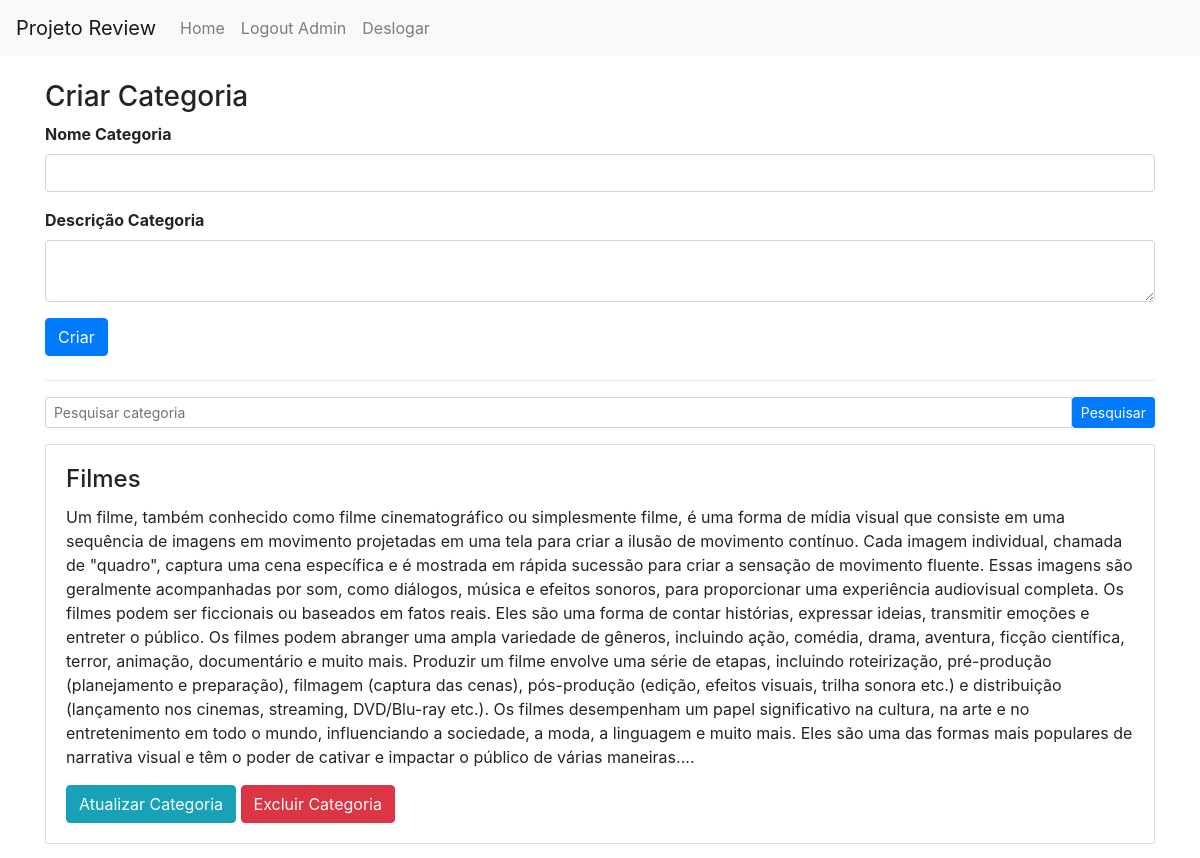
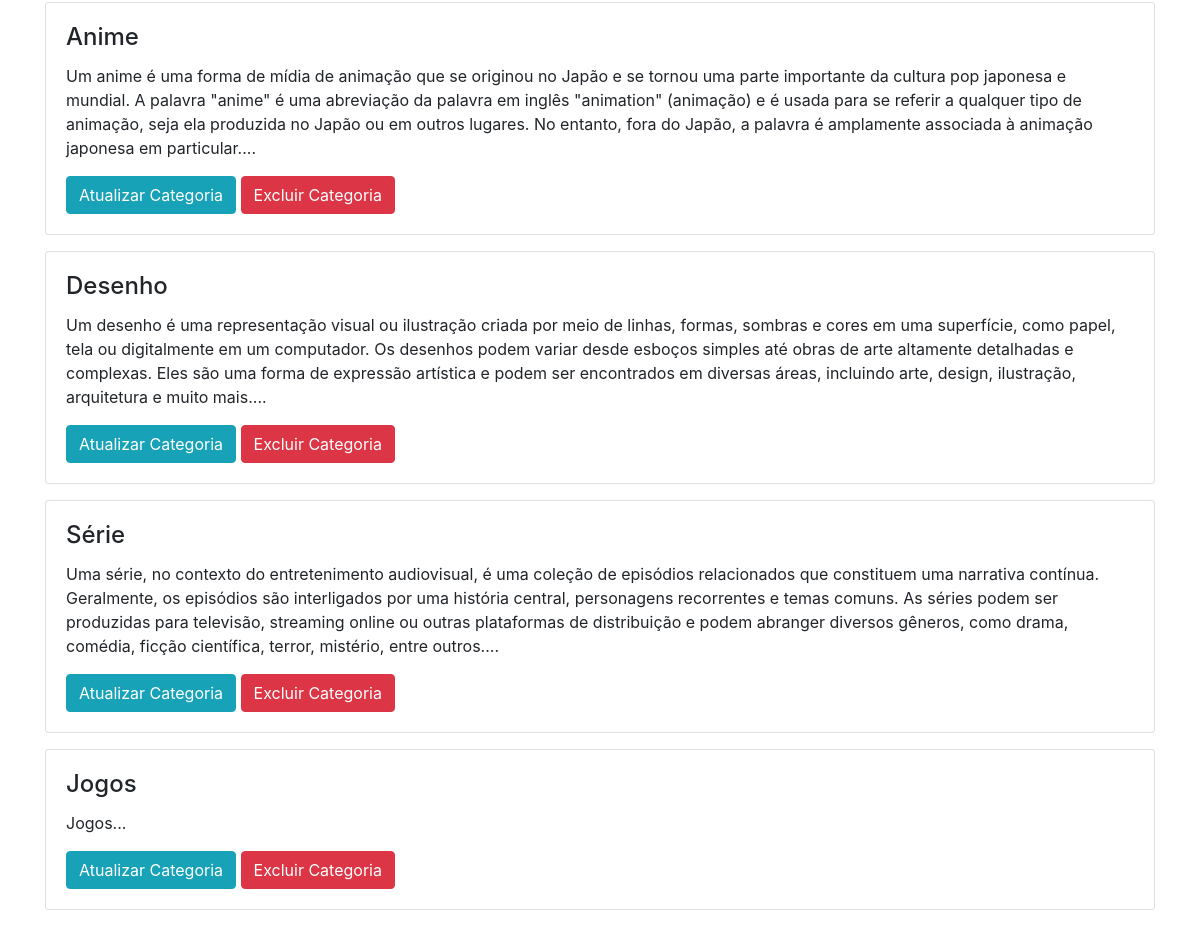
The app's page /admin/categorias (signed in) with its own data (2 pictures, top to bottom).
### review/material/models.py (models this page shows)
class Categoria(db.Model):
    id = db.Column(db.Integer, primary_key=True)
    nome = db.Column(db.String(150), unique=True)
    descricao = db.Column(db.String(1500))

### review/material/routes.py (the view, shortened to what this page needs)
@app.route('/admin/categorias', methods = ['GET','POST'])
@login_required
def categorias():
    if verificar_permissao_admin()==False:
        return redirect(url_for('home'))
    title = 'Criar Categoria'
    form = FormCategoria(request.form)
    form_filtro = FormFiltro(request.form)
    categorias_existentes = Categoria.query.all()
    categorias_filtradas = []
    filtro = request.form.get('filtro')
    if request.method == 'POST' and filtro:
        categorias_filtradas = Categoria.query.filter(Categoria.nome.like(f'%{filtro}%')).all()
    return render_template('material/categoria.html',title = title, form = form, form_filtro = form_filtro,
                           categorias_existentes = categorias_existentes,categorias_filtradas = categorias_filtradas, filtro = filtro )

### review/material/forms.py
class FormCategoria(Form):
    nome = StringField('Nome Categoria', validators = [validators.DataRequired(),validators.Length(min = 3, max=150)])
    descricao = TextAreaField('Descrição Categoria',validators = [validators.DataRequired(),validators.Length(min = 3, max=1500)])

class FormFiltro(Form):
    nome_filtro = StringField('Pesquisa Filtro')

### review/admin/routes.py (called while the page is built)
@login_manager.user_loader
def load_user(user_id):
    admin = Admin.query.get(int(user_id))
    if admin:
        return admin
    else:
        return UsuarioDb.query.get(int(user_id))

### review/material/routes.py (called while the page is built)
def verificar_permissao_admin():
    try:
        if current_user.role == 'admin':
            return True
    except:
        flash('Você não tem permissão de admin','danger')
        return False

### review/templates/material/categoria.html
{% extends "base.html" %}
{% block content %}
{% from "_formularioajuda.html" import render_field %}
<div class="container mt-4">
    <h3>Criar Categoria</h3>
    <form action="" method="POST" class="mb-4">
        {% for field in form %}
        <div class="mb-3 form-group">
            {{ render_field(field, class="form-control")|safe }}
        </div>
        {% endfor %}
        <button type="submit" class="btn btn-primary">Criar</button>
    </form>
    <hr>
    <form action="{{url_for('categorias')}}" method="POST" >
        <div class="input-group input-group-sm mb-3">
            <input type="text" name="filtro" class="form-control" placeholder="Pesquisar categoria" value="{{ request.form.search }}">
            <button type="submit" class="btn btn-primary btn-sm">Pesquisar</button>
        </div>
    </form>
    {% if filtro and categorias_filtradas==[] %}
        <h4>Sem Resultados</h4>
    {% else %}
        {%if categorias_filtradas%}
        <H5>Resultado da pesquisa: {{filtro}}</H5>
            {% for categoria in categorias_filtradas%}
                <div class="card mb-3">
                    <div class="card-body">
                        <h4 class="card-title">{{ categoria.nome }}</h4>
                        <p class="card-text">{{ categoria.descricao}}...</p>
                        <a href="{{ url_for('categoria_atualizar', id=categoria.id) }}" class="btn btn-info">Atualizar Categoria</a>
                        <a href="{{ url_for('categoria_excluir', id=categoria.id) }}" class="btn btn-danger">Excluir Categoria</a>
                    </div>
                </div>
            {% endfor %}
        {% else%}
            {% for categoria in categorias_existentes %}
                <div class="card mb-3">
                    <div class="card-body">
                        <h4 class="card-title">{{ categoria.nome }}</h4>
                        <p class="card-text">{{ categoria.descricao}}...</p>
                        <a href="{{ url_for('categoria_atualizar', id=categoria.id) }}" class="btn btn-info">Atualizar Categoria</a>
                        <a href="{{ url_for('categoria_excluir', id=categoria.id) }}" class="btn btn-danger">Excluir Categoria</a>
                    </div>
                </div>
            {% endfor %}
        {% endif %}
    {% endif %}
</div>
{% endblock %}

### records on screen
Categoria: nome "Filmes", descricao "Um filme, também conhecido como filme cinematográfico ou simplesmente filme, é uma forma de mídia visual que consiste em uma sequência de imagens em movimento projetadas em uma tela para criar a ilusão de movimento contínuo. Cada imagem individual, chamada de \"quadro\", captura uma cena específica e é mostrada em rápida sucessão para criar a sensação de movimento fluente. Essas imagens são geralmente acompanhadas por som, como diálogos, música e efeitos sonoros, para proporcionar uma experiência audiovisual completa. Os filmes podem ser ficcionais ou baseados em fatos reais. Eles são uma forma de contar histórias, expressar ideias, transmitir emoções e entreter o público. Os filmes podem…"
Categoria: nome "Anime", descricao "Um anime é uma forma de mídia de animação que se originou no Japão e se tornou uma parte importante da cultura pop japonesa e mundial. A palavra \"anime\" é uma abreviação da palavra em inglês \"animation\" (animação) e é usada para se referir a qualquer tipo de animação, seja ela produzida no Japão ou em outros lugares. No entanto, fora do Japão, a palavra é amplamente associada à animação japonesa em particular."
Categoria: nome "Desenho", descricao "Um desenho é uma representação visual ou ilustração criada por meio de linhas, formas, sombras e cores em uma superfície, como papel, tela ou digitalmente em um computador. Os desenhos podem variar desde esboços simples até obras de arte altamente detalhadas e complexas. Eles são uma forma de expressão artística e podem ser encontrados em diversas áreas, incluindo arte, design, ilustração, arquitetura e muito mais."
Categoria: nome "Série", descricao "Uma série, no contexto do entretenimento audiovisual, é uma coleção de episódios relacionados que constituem uma narrativa contínua. Geralmente, os episódios são interligados por uma história central, personagens recorrentes e temas comuns. As séries podem ser produzidas para televisão, streaming online ou outras plataformas de distribuição e podem abranger diversos gêneros, como drama, comédia, ficção científica, terror, mistério, entre outros."
Categoria: nome "Jogos", descricao "Jogos"

### other values on screen
{{ field.label }} "Nome Categoria" "Descrição Categoria"
